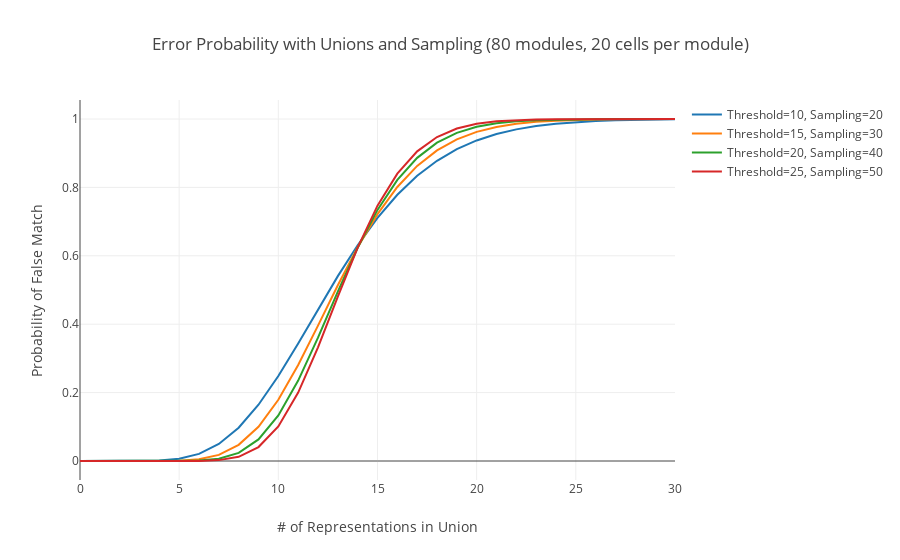

Source (notebook cell):
### Code cell
x = range(31)
subsamplingPlots = [
    Scatter(x=x, y=[float(probSubsampling.subs(n, 20).subs(theta, threshold).subs(m, 80).subs(U, i).subs(s, sampling).evalf()) for i in x], name="Threshold={}, Sampling={}".format(threshold, sampling))
    for sampling, threshold in ((20, 10), (30, 15), (40, 20), (50, 25))]

layout = Layout(
    title= 'Error Probability with Unions and Sampling (80 modules, 20 cells per module)',
    xaxis= dict(
        title= '# of Representations in Union',
    ),
    yaxis=dict(
        title= 'Probability of False Match',
    ),
)
fig = Figure(data=subsamplingPlots, layout=layout)

iplot(fig)

### Figure 1 — Plotly figure (JSON) as saved in the notebook; plotly's stock layout.template omitted (floating-point values rounded to 4 significant figures)
{"data": [{"name": "Threshold=10, Sampling=20", "type": "scatter", "x": [0, 1, 2, 3, 4, 5, 6, 7, 8, 9, 10, 11, 12, 13, 14, 15, 16, 17, 18, 19, 20, 21, 22, 23, 24, 25, 26, 27, 28, 29, 30], "y": [0, 1.134e-08, 5.691e-06, 0.0001619, 0.001429, 0.006668, 0.02086, 0.04969, 0.09728, 0.1645, 0.2484, 0.3435, 0.443, 0.5406, 0.6309, 0.7108, 0.7785, 0.8339, 0.8778, 0.9118, 0.9373, 0.9561, 0.9697, 0.9794, 0.9861, 0.9907, 0.9939, 0.996, 0.9974, 0.9983, 0.9989]}, {"name": "Threshold=15, Sampling=30", "type": "scatter", "x": [0, 1, 2, 3, 4, 5, 6, 7, 8, 9, 10, 11, 12, 13, 14, 15, 16, 17, 18, 19, 20, 21, 22, 23, 24, 25, 26, 27, 28, 29, 30], "y": [0, 2.306e-12, 2.53e-08, 3.742e-06, 9.546e-05, 0.0009343, 0.005012, 0.01783, 0.0472, 0.1001, 0.1791, 0.2806, 0.3958, 0.5138, 0.6248, 0.7218, 0.8012, 0.8628, 0.9083, 0.9405, 0.9624, 0.9768, 0.986, 0.9918, 0.9952, 0.9973, 0.9985, 0.9992, 0.9995, 0.9998, 0.9999]}, {"name": "Threshold=20, Sampling=40", "type": "scatter", "x": [0, 1, 2, 3, 4, 5, 6, 7, 8, 9, 10, 11, 12, 13, 14, 15, 16, 17, 18, 19, 20, 21, 22, 23, 24, 25, 26, 27, 28, 29, 30], "y": [0, 4.96e-16, 1.189e-10, 9.126e-08, 6.717e-06, 0.0001376, 0.001263, 0.006692, 0.02386, 0.06321, 0.1333, 0.2352, 0.3607, 0.4952, 0.6235, 0.7342, 0.8219, 0.8864, 0.9307, 0.9594, 0.9771, 0.9876, 0.9934, 0.9966, 0.9983, 0.9992, 0.9996, 0.9998, 0.9999, 1.0, 1.0]}, {"name": "Threshold=25, Sampling=50", "type": "scatter", "x": [0, 1, 2, 3, 4, 5, 6, 7, 8, 9, 10, 11, 12, 13, 14, 15, 16, 17, 18, 19, 20, 21, 22, 23, 24, 25, 26, 27, 28, 29, 30], "y": [0, 1.1e-19, 5.758e-13, 2.294e-09, 4.868e-07, 2.086e-05, 0.0003269, 0.002576, 0.01235, 0.04077, 0.101, 0.2001, 0.3324, 0.4807, 0.6241, 0.7466, 0.8402, 0.9054, 0.9472, 0.9721, 0.9859, 0.9932, 0.9969, 0.9986, 0.9994, 0.9998, 0.9999, 1.0, 1.0, 1.0, 1.0]}], "layout": {"title": "Error Probability with Unions and Sampling (80 modules, 20 cells per module)", "xaxis": {"title": "# of Representations in Union"}, "yaxis": {"title": "Probability of False Match"}}}
